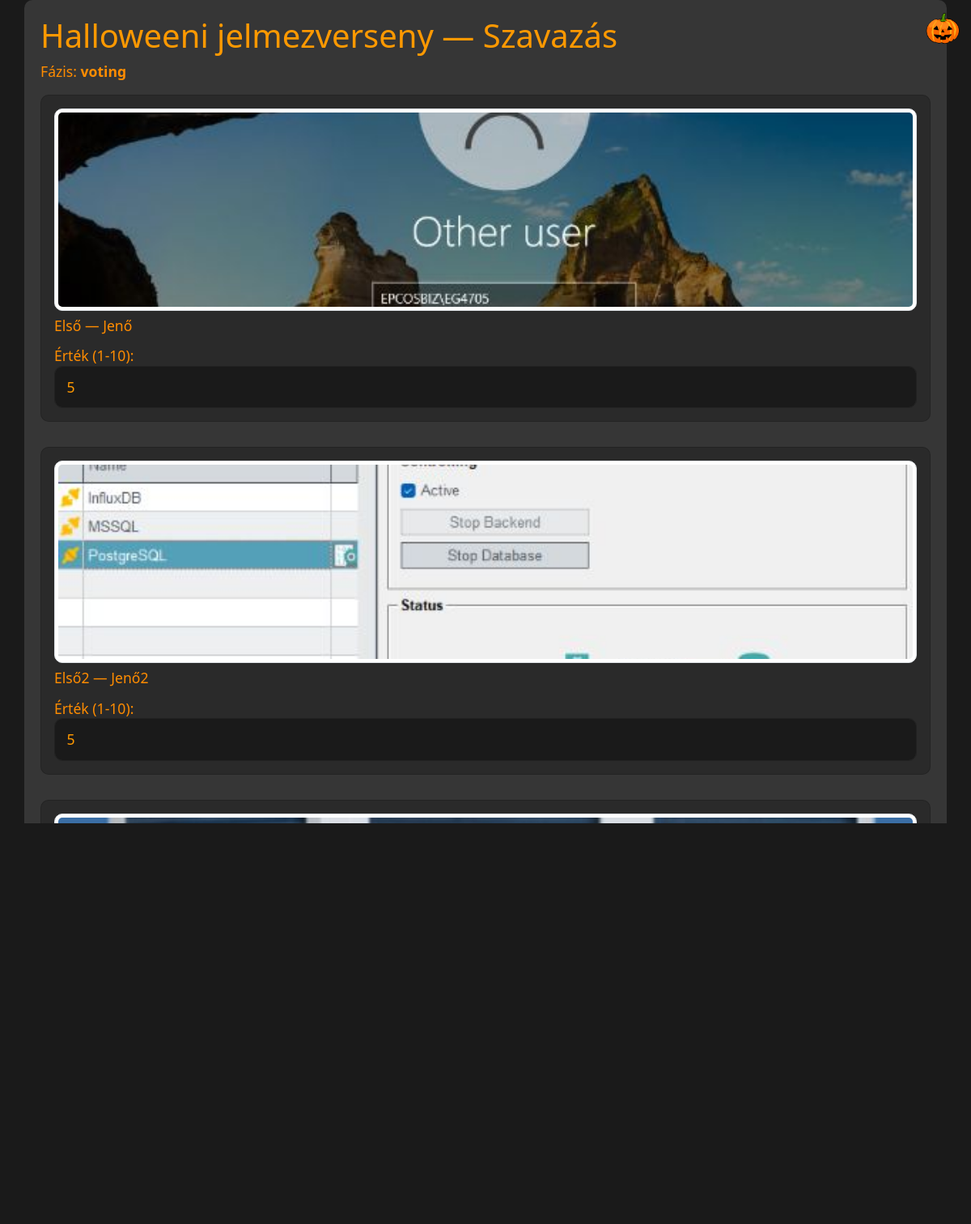
The app's page /vote.php, older data.
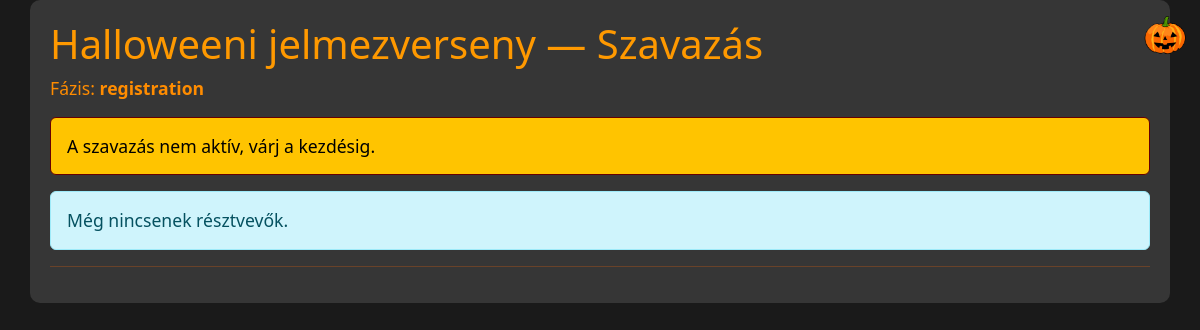
The same page, newer data.
### tables this page shows
CREATE TABLE meta (
    k TEXT PRIMARY KEY,
    v TEXT
);

CREATE TABLE participants (
    id INTEGER PRIMARY KEY AUTOINCREMENT,
    name TEXT NOT NULL,
    costume TEXT NOT NULL,
    photo TEXT,
    created_at INTEGER NOT NULL DEFAULT (strftime('%s','now'))
);

### inc/db.php (called while the page is built, shortened)
<?php
function get_phase($pdo) {
    $st = $pdo->query("SELECT v FROM meta WHERE k='phase'");
    $r = $st->fetchColumn();
    return $r ?: 'registration';
}
?>

### inc/functions.php (called while the page is built, shortened)
<?php
require_once __DIR__ . '/db.php';
function h($s){ return htmlspecialchars($s, ENT_QUOTES); }
?>

### vote.php (the view, shortened to what this page needs)
<?php
require 'inc/db.php';
require 'inc/functions.php';
$phase = get_phase($pdo);
$ok = false;
$participants = $pdo->query('SELECT * FROM participants ORDER BY id')->fetchAll();
?>
<!doctype html>
<html>
<head>
<link rel="stylesheet" href="https://cdn.jsdelivr.net/npm/bootstrap@5.3.0/dist/css/bootstrap.min.css">
<link rel="stylesheet" href="assets/css/custom.css">
</head>
<body>
<div class="container">
  <h1>Halloweeni jelmezverseny — Szavazás</h1>
  <p>Fázis: <strong><?php echo h($phase); ?></strong></p>
  <?php if ($phase !== 'voting'): ?>
    <div class="alert alert-warning">A szavazás nem aktív, várj a kezdésig.</div>
  <?php endif; ?>
<?php if ($participants): ?>
<form method="post">
    <div class="d-flex flex-column gap-3">
        <?php foreach ($participants as $p): ?>
        <div class="card p-3">
            <?php if ($p['photo']): ?>
            <img src="<?php echo h($p['photo']); ?>" class="photo img-thumbnail mb-2" alt="photo">
            <?php endif; ?>
            <h5><?php echo h($p['name']); ?> — <?php echo h($p['costume']); ?></h5>
            <div class="mt-2">
                <label>Érték (1-10):</label>
                <input type="number" min="1" max="10" name="score[<?php echo $p['id']; ?>]" value="5" class="form-control form-control-lg" required>
            </div>
        </div>
        <?php endforeach; ?>
    </div>
    <div class="mt-3">
        <?php if ($phase === 'voting' && !$ok): ?>
        <button class="btn btn-primary btn-lg">Szavazat leadása</button>
        <?php endif; ?>
    </div>
</form>
<?php else: ?>
<div class="alert alert-info">Még nincsenek résztvevők.</div>
<?php endif; ?>
  <hr>
<a href="index.php">
  <img src="assets/images/pumpkin.png" class="pumpkin" alt="pumpkin">
</a>
</div>
</body>
</html>

Row changes from the older to the newer data that the page shows:
removed participants: photo (picture), name "Első", costume "Jenő"
removed participants: photo (picture), name "Első2", costume "Jenő2"
removed participants: photo (picture)
changed meta: v "voting" → "registration"
Text that changed along with them:
text now shown: "A szavazás nem aktív, várj a kezdésig. Még nincsenek résztvevők."
